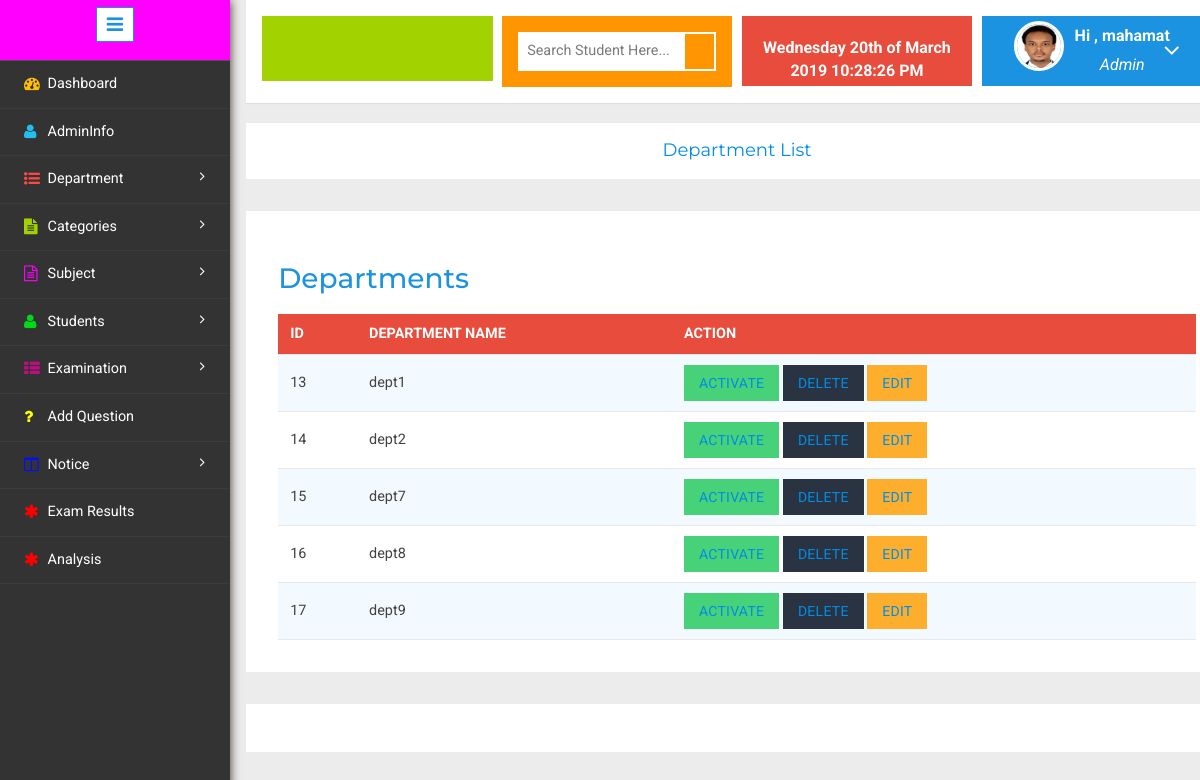
The app's page /admin/departmentlist.php (signed in) with its own data.
### tables this page shows
CREATE TABLE `usertbl` (
  `uid` int(11) NOT NULL,
  `fname` varchar(50) NOT NULL,
  `lname` varchar(50) NOT NULL,
  `gender` varchar(20) NOT NULL,
  `blood` varchar(20) NOT NULL,
  `email` varchar(50) NOT NULL,
  `phone` varchar(20) NOT NULL,
  `mobile` varchar(20) NOT NULL,
  `password` varchar(50) NOT NULL,
  `cpassword` varchar(50) NOT NULL,
  `dob` date NOT NULL,
  `address` varchar(50) NOT NULL,
  `deptname` varchar(50) NOT NULL,
  `catname` varchar(50) NOT NULL,
  `file` varchar(50) NOT NULL,
  `status` tinyint(1) NOT NULL
);

CREATE TABLE `departmenttbl` (
  `deptid` int(11) NOT NULL,
  `deptname` varchar(50) NOT NULL,
  `status` tinyint(1) NOT NULL
);

### admin/checkuser.php (called while the page is built, shortened)
<?php
$user_check= $_SESSION["userid"];
$ses_sql=mysql_query("select * from usertbl where uid = '$user_check'");
$row = mysql_fetch_assoc($ses_sql);
$my_fname =$row['fname'];
$my_file=$row['file'];
?>

### admin/departmentlist.php (the view, shortened to what this page needs)
<!DOCTYPE HTML>
<html>
<head>
</head>
<body>
<div class="page-container">
<div class="left-content">
<div class="mother-grid-inner">
<?php
if($_SESSION["userid"]==true)
{
include("header.php"); ?>
	<ol class="breadcrumb">
                <center><li class="breadcrumb-item"><h4><a href="">Department List</a></h4></li></center>
            </ol>
<?php
$sql="select deptid,deptname,status from departmenttbl ";
$result = mysql_query($sql);
?>
<div class="agile-grids">
<div class="agile-tables">
<div class="w3l-table-info">
<h2>Departments</h2>
<table width="100%" id="table">
<thead>
<tr>
               <th align="left">Id</th>
			   <th align="left">Department Name</th>
			   <th align="left">Action</th>
</tr>
</thead>
<tbody>
<?php while($rows=mysql_fetch_array($result))
{
	?>
    <tr>
    <td><?php echo $rows['deptid'];?></td>
    <td><?php echo $rows['deptname'];?></td>
	<td>
    <?php
	$status=$rows['status'];
?>
<?php
if(($status)=='1')
{
?>
<button class="btn bg-success">
<a href="action.php?status=<?php echo $rows['deptid'];?>"
 onclick="return confirm('In-activate <?php echo $rows['deptname'];?>');"> Activate</a></button><?php
}
?>
	<button class="btn btn-dark"><a href="deletedept.php?id=<?php echo $rows['deptid']; ?>"
    onclick="return confirm('Are you sure you wish to delete this Record?');">Delete </a> </button>
	<button class="btn bg-alert dark text-white "><a href="editdepartment.php?id=<?php echo $rows['deptid']; ?>"> Edit </a></button>
	</td>
    </tr>
<?php }?>
</tbody>
</table>
</div>
</div>
</div>
<?php include("footer.php"); ?>
	<?php include("sidebar.php"); ?>
	<?php }
else
	header('location:login.php');
?>
</body>
</html>

### admin/header.php (shortened to what this page needs)
<!DOCTYPE HTML>
<html>
<head>
<link href="css/bootstrap.min.css" rel='stylesheet' type='text/css' />
<link href="css/style.css" rel='stylesheet' type='text/css' />
<link rel="stylesheet" href="css/morris.css" type="text/css"/>
<link href="css/font-awesome.css" rel="stylesheet">
<link rel="stylesheet" href="css/jquery-ui.css">
<link rel="stylesheet" href="css/icon-font.min.css" type='text/css' />
<link rel="stylesheet" href="css/table-style.css" type='text/css' />
</head>
<body>
<?php include("checkuser.php"); ?>
				<div class="header-main">
					<div class="logo-w3-agile">
								 <br>
							</div>
					<div class="w3layouts-left">
								<div class="w3-search-box">
									<form action="search.php" method="GET">
										<input type="text" placeholder="Search Student Here..." name="name" required="">
										<input type="submit" value="">
									</form>
								</div>
						 </div>
						 <div class="w3layouts-right">
							<div class="profile_details_left">
								<b><font color="white"><?php  date_default_timezone_set( "Asia/Kolkata");
								echo date("l jS \of F Y h:i:s A"); ?></font></b><br>
							</div>
						</div>
						<div class="profile_details w3l">
								<ul>
									<li class="dropdown profile_details_drop">
										<a href="#" class="dropdown-toggle" data-toggle="dropdown" aria-expanded="false">
											<div class="profile_img">
												<span class="prfil-img"><?php echo($my_file!=NULL)?'<img src="uploaded/'.$my_file.'" >' :'' ;?> </span>
												<div class="user-name">
													<p><?php echo "Hi ,  $my_fname";?></p>
													<span>Admin</span>
												</div>
												<i class="fa fa-angle-down"></i>
												<div class="clearfix"></div>
											</div>
										</a>
									</li>
								</ul>
							</div>
				</div>
			</body>
</body>
</html>

### admin/css/table-style.css (style rules this page uses)
table { background: white; border-collapse: collapse; margin: 1.25em 0 0; width: 100%; }
table tr, table th, table td { border: none; border-bottom: 1px solid #e8e8e8; font-size: .95em; }
table th, table td { padding: 10px 12px; text-align: left; }
table th { background: #e74c3c; color: #fff; text-transform: uppercase; }
table tr td { background: #f3faff; color: #424242; }
table tr:nth-of-type(2n+2) td { background: #ffffff; }
table { width: 100%; }

### admin/header.php (style rules this page uses)
.w3layouts-right { width: 10px; height: 70px; }

### records on screen
usertbl: file (picture), fname "mahamat"
departmenttbl: deptid "13", deptname "dept1"
departmenttbl: deptid "14", deptname "dept2"
departmenttbl: deptid "15", deptname "dept7"
departmenttbl: deptid "16", deptname "dept8"
departmenttbl: deptid "17", deptname "dept9"
